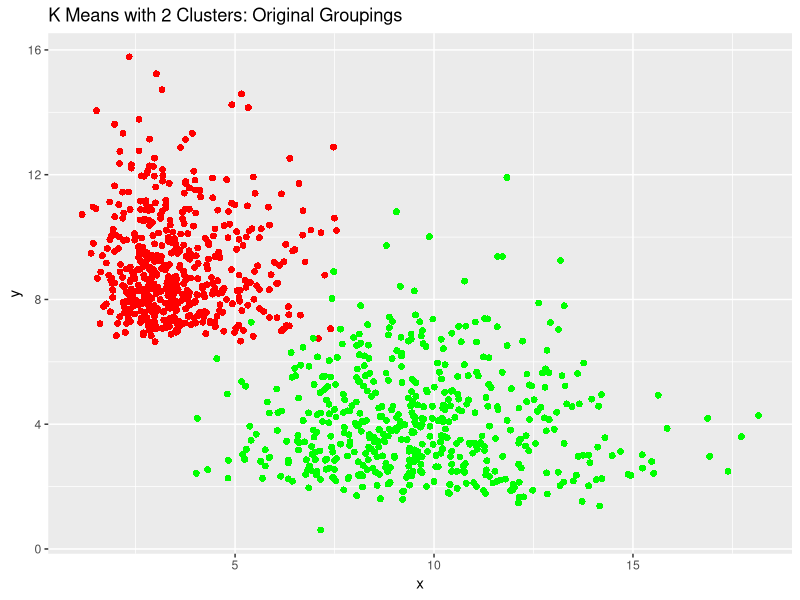
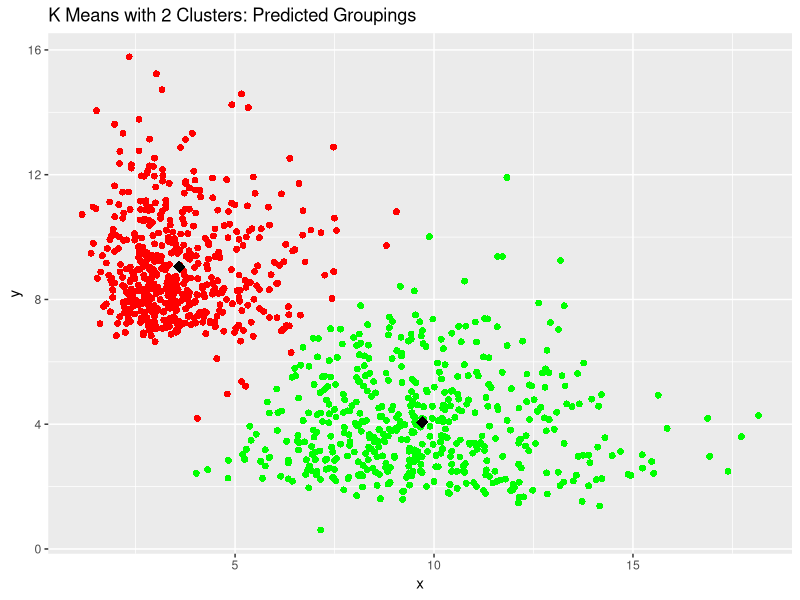
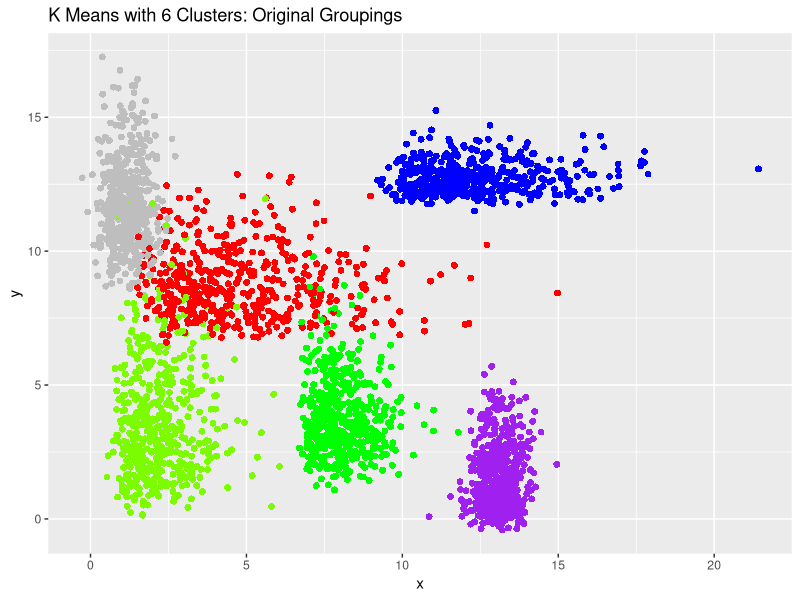
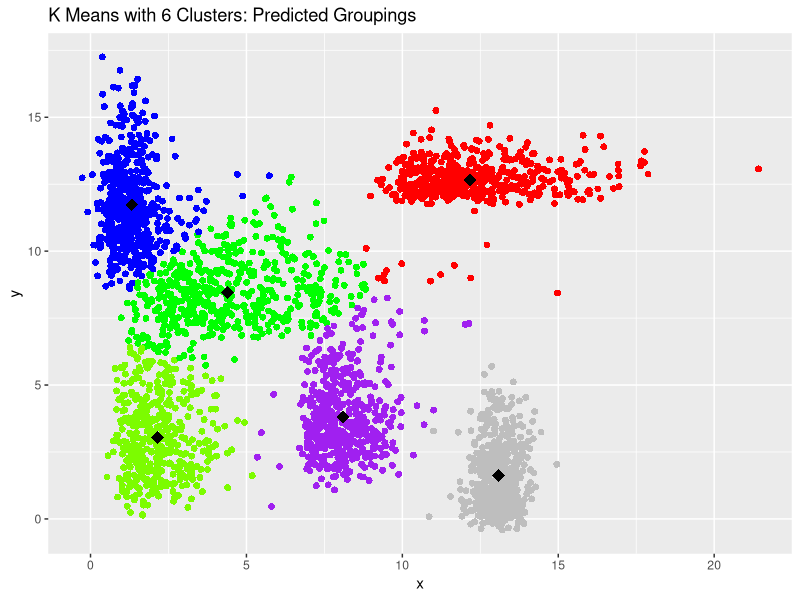
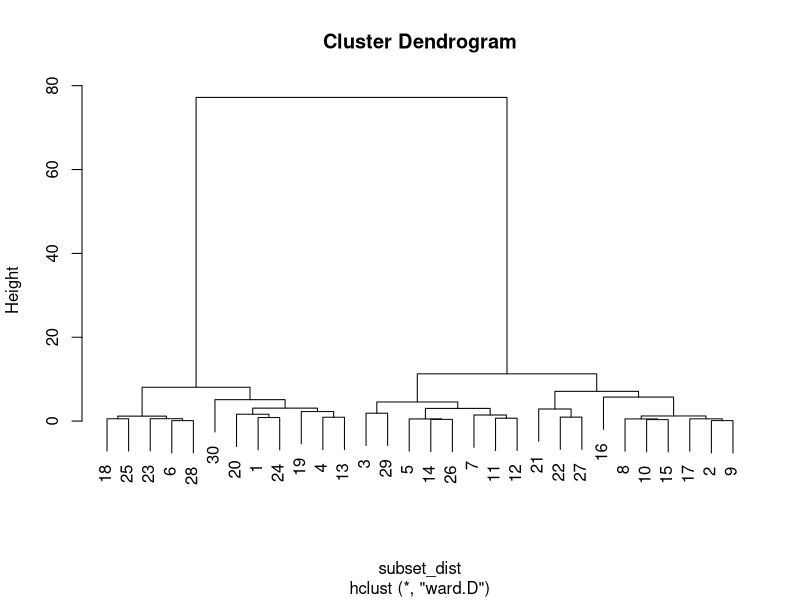
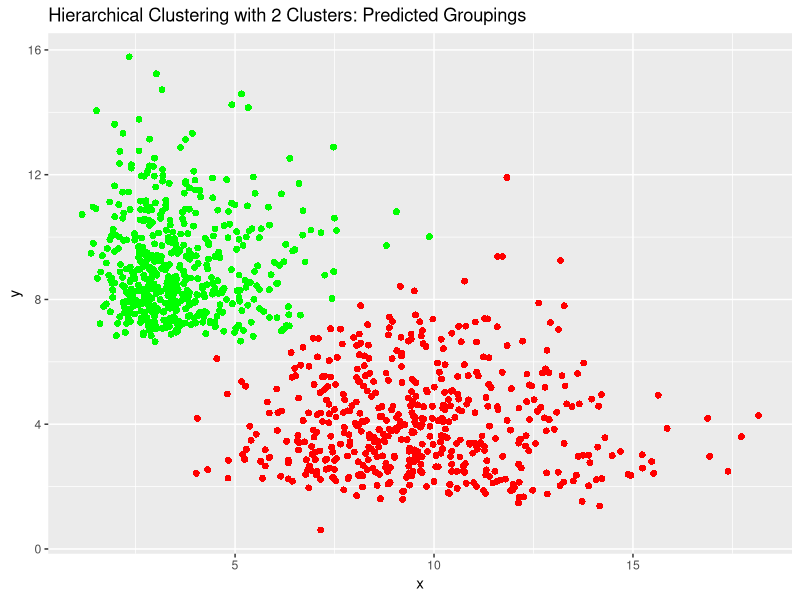
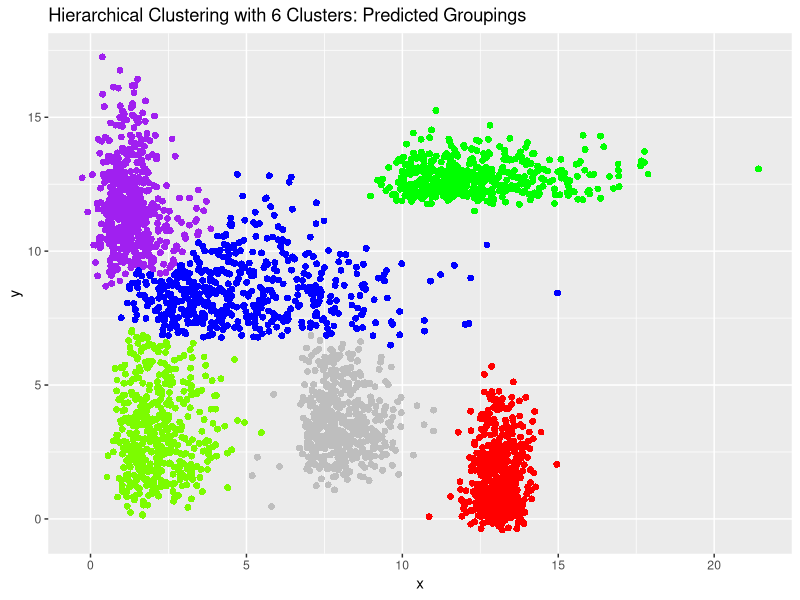

Generate these figures, in order, with R:
## ---- chunk 1
knitr::opts_chunk$set(echo = TRUE)
library(tidyverse)
## ---- chunk 2
# Read in the CSVs output from the Python workbook
data_2 <- as_tibble(read.csv('data_2.csv')) %>%
  mutate(shape = 1, size = 1)
data_6 <- as_tibble(read.csv('data_6.csv')) %>%
  mutate(shape = 1, size = 1)

# Set a seed for reproducibility
set.seed(0)

## ---- chunk 3

# Fit and predict the clusters
km_2 <- kmeans(data_2[c("x", "y")], 2)

# Display the centers
print("Cluster centers:")
print(km_2$centers)

# Turn the centers into a dataset and assign a shape variable
km_2_centers <- as_tibble(km_2$centers) %>%
  mutate(pred = 99, shape = 2, size = 2)

# Make a new tibble for the predicted values
data_2p <- data_2 %>%
  mutate(pred = km_2$cluster) %>%
  bind_rows(km_2_centers)

## ---- chunk 4

# Plot the original
data_2 %>%
  ggplot(aes(x, y)) +
  geom_point(aes(color = factor(z), shape = factor(shape), size = factor(size))) +
  scale_color_manual(values = c("red", "green")) +
  scale_shape_manual(values = c(16)) +
  scale_size_manual(values = c(2)) +
  theme(legend.position = "none") +
  ggtitle("K Means with 2 Clusters: Original Groupings")

## ---- chunk 5
data_2p %>%
  ggplot(aes(x, y)) +
  geom_point(aes(color = factor(pred), shape = factor(shape), size = factor(size))) +
  scale_color_manual(values = c("red", "green", "black")) +
  scale_shape_manual(values = c(16, 18)) +
  scale_size_manual(values = c(2, 4)) +
  theme(legend.position = "none") +
  ggtitle("K Means with 2 Clusters: Predicted Groupings")
## ---- chunk 6
## K-Means: 6 Clusters ##
km_6 <- kmeans(data_6[c("x", "y")], 6)

# Display the centers
print("Cluster centers:")
print(km_6$centers)

# Add the predicted values back to data_2
# Turn the centers into a dataset and assign a shape variable
km_6_centers <- as_tibble(km_6$centers) %>%
  mutate(pred = 99, shape = 2, size = 2)

# Make a new tibble for the predicted values
data_6p <- data_6 %>%
  mutate(pred = km_6$cluster) %>%
  bind_rows(km_6_centers)
## ---- chunk 7
# Plot the original
data_6 %>%
  ggplot(aes(x, y)) +
  geom_point(aes(color = factor(z), shape = factor(shape), size = factor(size))) +
  scale_color_manual(values = c("red", "green", "blue", "purple", "grey", "lawngreen")) +
  scale_shape_manual(values = c(16)) +
  scale_size_manual(values = c(2)) +
  theme(legend.position = "none") +
  ggtitle("K Means with 6 Clusters: Original Groupings")
## ---- chunk 8
# Plot the predicted
data_6p %>%
  ggplot(aes(x, y)) +
  geom_point(aes(color = factor(pred), shape = factor(shape), size = factor(size))) +
  scale_color_manual(values = c("red", "green", "blue", "purple", "grey", "lawngreen", "black")) +
  scale_shape_manual(values = c(16, 18)) +
  scale_size_manual(values = c(2, 4)) +
  theme(legend.position = "none") +
  ggtitle("K Means with 6 Clusters: Predicted Groupings")
## ---- chunk 9
# Subset the data so the dendogram is a reasonable size
subset <- data_2[1:30, 1:2]
subset_dist <- dist(subset, method = "euclidean")

# Create the cluster object
hc <- hclust(subset_dist, method = "ward.D")

# Plot the dendogram
plot(hc)
## ---- chunk 10
# Measure the distances on the 2 group dataset
data_2_dist <- dist(data_2[, 1:2], method = "euclidean")

# Cluster
hc_2 <- hclust(data_2_dist, method = "ward.D")

# Now we cut the tree
data_2_cut <- cutree(hc_2, k = 2)

# Add in the predicted groupings
data_2_hc <- data_2 %>%
  mutate(pred = data_2_cut)

# Plot
data_2_hc %>%
  ggplot(aes(x, y)) +
  geom_point(aes(color = factor(pred), shape = factor(shape), size = factor(size))) +
  scale_color_manual(values = c("red", "green")) +
  scale_shape_manual(values = c(16)) +
  scale_size_manual(values = c(2)) +
  theme(legend.position = "none") +
  ggtitle("Hierarchical Clustering with 2 Clusters: Predicted Groupings")
## ---- chunk 11
# Measure the distance on the 6 group dataset
data_6_dist <- dist(data_6[, 1:2], method = "euclidean")

# Cluster
hc_6 <- hclust(data_6_dist, method = "ward.D")

# Now we cut the tree
data_6_cut <- cutree(hc_6, k = 6)

# Add in the predicted groupings
data_6_hc <- data_6 %>%
  mutate(pred = data_6_cut)

# Plot
data_6_hc %>%
  ggplot(aes(x, y)) +
  geom_point(aes(color = factor(pred), shape = factor(shape), size = factor(size))) +
  scale_color_manual(values = c("red", "green", "blue", "purple", "grey", "lawngreen")) +
  scale_shape_manual(values = c(16)) +
  scale_size_manual(values = c(2)) +
  theme(legend.position = "none") +
  ggtitle("Hierarchical Clustering with 6 Clusters: Predicted Groupings")
